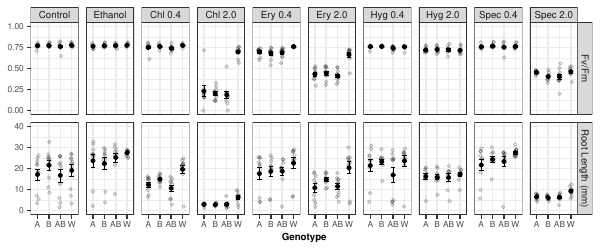

Source code (R):
library(tidyverse)
library(patchwork)

X2023_April_all_drugs <- read.csv("AllDrugs.csv")

#This code replaces the placeholders values for drug concentration with their actual values
X2023_April_all_drugs$DC = factor(X2023_April_all_drugs$DC, labels = c("Control", "Ethanol", "Chl 0.4", "Chl 2.0", "Ery 0.4", "Ery 2.0", "Hyg 0.4","Hyg 2.0", "Spec 0.4", "Spec 2.0"))
#This code replaces the BA value for genotype with AB
X2023_April_all_drugs$Genotype = factor(X2023_April_all_drugs$Genotype, labels = c("A", "B", "AB", "W"))


FvFm.plot <- ggplot(X2023_April_all_drugs, aes(x=Genotype, y=FvFm, group=DC)) +
  geom_point(cex=1.5,pch=1.0,position=position_jitter(w=0.1,h=0), alpha=0.5) +
  stat_summary(fun.data = 'mean_se', geom = 'errorbar', width=0.1) +
  stat_summary(fun.data = 'mean_se', geom = 'pointrange') +
#  geom_point(data=mean.FvFm.data, aes(x=Genotype, y=FvFm)) +
  facet_grid(~DC) +
  ylab("Fv/Fm")


Root.plot <- ggplot(X2023_April_all_drugs, aes(x=Genotype, y=Root, group=DC)) +
  geom_point(cex=1.5,pch=1.0,position=position_jitter(w=0.1,h=0), alpha=0.5) +
  stat_summary(fun.data = 'mean_se', geom = 'errorbar', width=0.1) +
  stat_summary(fun.data = 'mean_se', geom = 'pointrange') +
#  geom_point(data=mean.Root.data, aes(x=Genotype, y=Root)) +
  facet_grid(~DC) +
  ylab("Root Length (mm)")


#Ths uses the patchwork library to combine the two saved plots in vertical orientation (Fv/Fm on top of root)
combined.plot <- FvFm.plot / Root.plot

#This code reformats the table in a way that will allow for making FvFm and root plots with a single ggplot call
X2023_April_all_drugs.long <- X2023_April_all_drugs %>%
  pivot_longer(
    cols = c(FvFm, Root),
    names_to = "Phenotype",
    values_to = "PhenotypeValue"
  )

#Rename Root to Root Length (mm) and FvFm to Fv/Fm
X2023_April_all_drugs.long$Phenotype = factor(X2023_April_all_drugs.long$Phenotype, labels = c("Fv/Fm", "Root Length (mm)"))

#calculating averages but this has been commented out below
mean.phenotype.data <- X2023_April_all_drugs.long %>% 
  filter(!is.na(PhenotypeValue)) %>% 
  group_by(Genotype, DC, Phenotype) %>% 
  summarise(PhenotypeValue = mean(PhenotypeValue))


#This is a hack to allow for both manually specifying the y axis limits and have them different for the different rows in the grid (ggplot lets you do one of those but not both)
#it is implemented with teh geom_blank lines in the ggplot call below
X2023_April_all_drugs.long <- X2023_April_all_drugs.long %>%
  mutate(ymin = case_when(
    Phenotype == "Fv/Fm" ~ 0,
    Phenotype == "Root Length (mm)" ~ 0,
    TRUE ~ NA_real_
  ),
  ymax = case_when(
    Phenotype == "Fv/Fm" ~ 1,
    Phenotype == "Root Length (mm)" ~ 40,
    TRUE ~ NA_real_
  ))


combined.plot.grid <- ggplot(X2023_April_all_drugs.long, aes(x=Genotype, y=PhenotypeValue)) +
  geom_point(cex=0.8,pch=1,position=position_jitter(w=0.1,h=0), alpha=0.25) +
  stat_summary(fun.data = 'mean_se', geom = 'errorbar', width=0.4, linewidth=0.25) +
  stat_summary(fun.data = 'mean_se', geom = 'pointrange', size=0.125, linewidth=0.25) +
#  geom_point(data=mean.phenotype.data, aes(x=Genotype, y=PhenotypeValue)) +
  facet_grid(Phenotype~DC, scales="free_y") +
  geom_blank(aes(y = ymin)) +  #part of the hack to manually scale y axis      
  geom_blank(aes(y = ymax)) +  #part of the hack to manually scale y axis   
  labs(y = NULL) +
  theme_bw() +
  theme(
    axis.text = element_text(size=6),
    axis.title = element_text(size=7, face="bold"),
    strip.text = element_text(size=7, margin = margin(t = 2, r = 2, b = 2, l = 2))
  )

combined.plot.grid

ggsave("AllDrugs.pdf", width=6, height=2.5)

